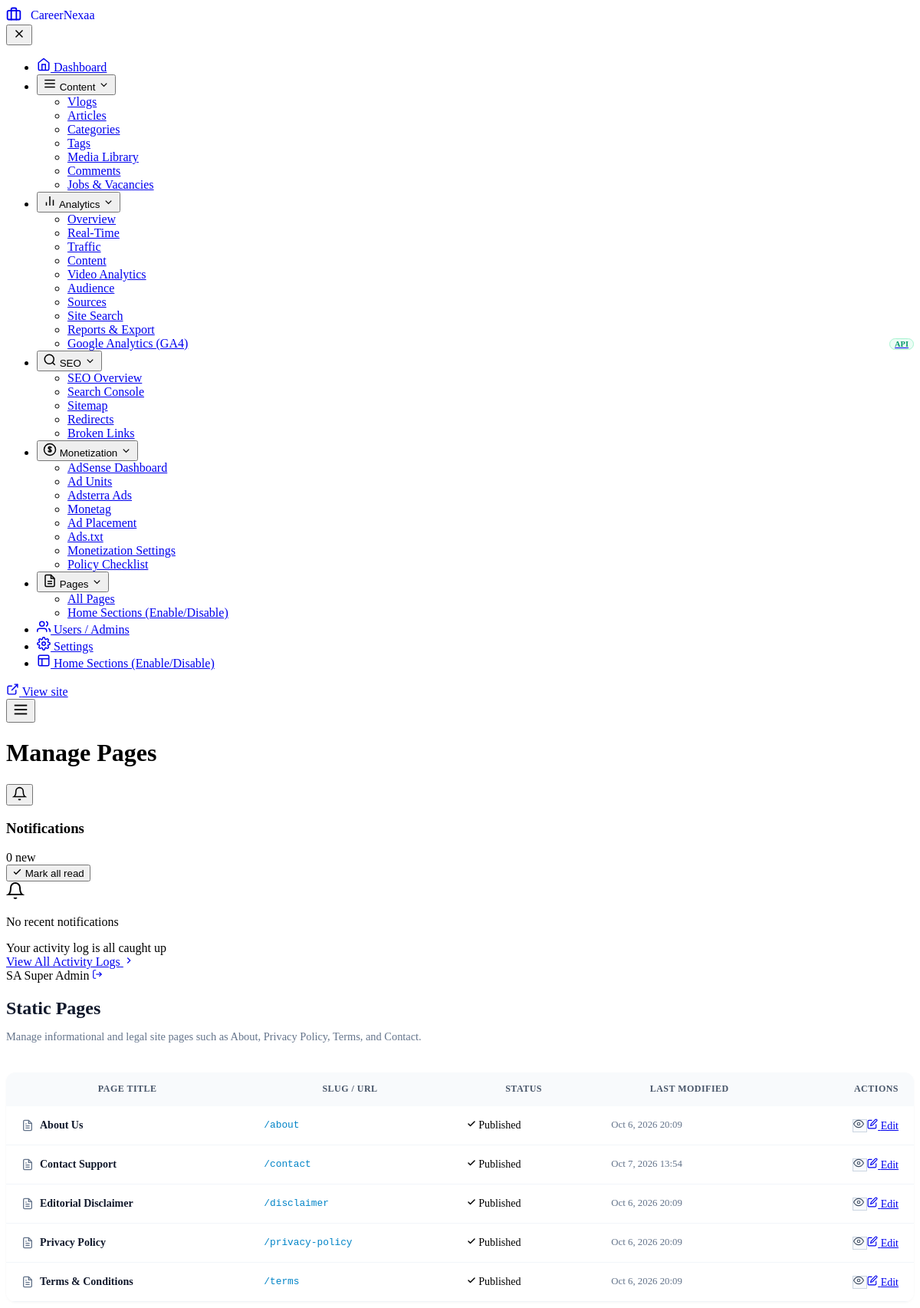
Page /admin/pages/index.php (signed in) on the committed database.
### tables this page shows
CREATE TABLE `pages` (
  `id` int(11) NOT NULL AUTO_INCREMENT,
  `title` varchar(150) NOT NULL,
  `slug` varchar(100) NOT NULL,
  `content` longtext NOT NULL,
  `meta_description` varchar(300) DEFAULT NULL,
  `status` enum('published','draft') NOT NULL DEFAULT 'published',
  `created_at` timestamp NOT NULL DEFAULT current_timestamp(),
  `updated_at` timestamp NOT NULL DEFAULT current_timestamp() ON UPDATE current_timestamp(),
  PRIMARY KEY (`id`),
  UNIQUE KEY `slug` (`slug`)
);

### includes/functions.php (called while the page is built, shortened)
<?php
require_once __DIR__ . '/auth_functions.php';
function h($string) {
    return htmlspecialchars((string)($string ?? ''), ENT_QUOTES, 'UTF-8');
}
function get_page_view_url($slug) {
    $cleanSlug = trim(strtolower((string)$slug));
    $mapping = [
        'about' => 'about',
        'about-us' => 'about',
        'privacy' => 'privacy-policy',
        'privacy-policy' => 'privacy-policy',
        'terms' => 'terms',
        'terms-and-conditions' => 'terms',
        'cookie-policy' => 'cookie-policy',
        'cookies' => 'cookie-policy',
        'disclaimer' => 'disclaimer',
        'contact' => 'contact',
        'contact-us' => 'contact'
    ];
    if (isset($mapping[$cleanSlug])) {
        return BASE_URL . '/' . $mapping[$cleanSlug];
    }
    return BASE_URL . '/page/' . urlencode($cleanSlug);
}

### includes/auth_functions.php (called while the page is built, shortened)
<?php
function is_super_admin($adminId = null) {
    if ($adminId === null) {
        if (!empty($_SESSION['admin_role']) && $_SESSION['admin_role'] === 'superadmin') {
            return true;
        }
        $adminId = $_SESSION['admin_id'] ?? 0;
    }
    $db = getDBConnection();
    $stmt = $db->prepare("SELECT role, status FROM admins WHERE id = ? LIMIT 1");
    $stmt->execute([(int)$adminId]);
    $admin = $stmt->fetch();
    if ($admin && $admin['status'] === 'active' && $admin['role'] === 'superadmin') {
        return true;
    }
    return false;
}

### admin/pages/index.php (the view, shortened to what this page needs)
<?php
require_once __DIR__ . '/../../includes/functions.php';
require_once __DIR__ . '/../../includes/auth_functions.php';
require_once __DIR__ . '/../includes/admin-header.php';
$db = getDBConnection();
$pages = $db->query("SELECT * FROM pages ORDER BY title ASC")->fetchAll(PDO::FETCH_ASSOC);
?>
<div class="admin-page-header" style="display:flex; justify-content:space-between; align-items:center; flex-wrap:wrap; gap:1rem; margin-bottom:1.5rem;">
    <div>
        <h2 style="font-family:var(--admin-heading); font-size:1.5rem; font-weight:800; color:#0f172a; margin-bottom:0.25rem;">
            Static Pages
        </h2>
        <p style="color:#64748b; font-size:0.9rem;">
            Manage informational and legal site pages such as About, Privacy Policy, Terms, and Contact.
        </p>
    </div>
</div>
<div class="admin-card" style="background:#ffffff; border:1px solid var(--admin-border); border-radius:12px; overflow:hidden; box-shadow:0 1px 3px rgba(0,0,0,0.04);">
    <div style="overflow-x:auto;">
        <table class="admin-table" style="width:100%; border-collapse:collapse; font-size:0.875rem;">
            <thead>
                <tr style="background:#f8fafc; border-bottom:1px solid var(--admin-border); color:#475569; font-weight:700; text-transform:uppercase; font-size:0.75rem; letter-spacing:0.04em;">
                    <th style="padding:0.9rem 1.25rem;">Page Title</th>
                    <th style="padding:0.9rem 1.25rem;">Slug / URL</th>
                    <th style="padding:0.9rem 1.25rem;">Status</th>
                    <th style="padding:0.9rem 1.25rem;">Last Modified</th>
                    <th style="padding:0.9rem 1.25rem; text-align:right;">Actions</th>
                </tr>
            </thead>
            <tbody>
                <?php if (empty($pages)): ?>
                <tr>
                    <td colspan="5" style="padding:2.5rem; text-align:center; color:#94a3b8;">
                        No pages registered in the database.
                    </td>
                </tr>
                <?php else: ?>
                    <?php foreach ($pages as $pg): ?>
                    <tr style="border-bottom:1px solid #f1f5f9;">
                        <td style="padding:1rem 1.25rem; font-weight:700; color:#0f172a;">
                            <div style="display:flex; align-items:center; gap:0.5rem;">
                                <?= h($pg['title']) ?>
                            </div>
                        </td>
                        <td style="padding:1rem 1.25rem; font-family:monospace; color:#0284c7; font-size:0.8rem;">
                            <?= h(str_replace(BASE_URL, '', get_page_view_url($pg['slug']))) ?>
                        </td>
                        <td style="padding:1rem 1.25rem; white-space:nowrap;">
                            <span class="admin-status-pill is-<?= $pg['status'] ?> is-static">
                                <?php if ($pg['status'] === 'published'): ?>
                                    <svg width="12" height="12" viewBox="0 0 24 24" fill="none" stroke="currentColor" stroke-width="3" stroke-linecap="round" stroke-linejoin="round"><polyline points="20 6 9 17 4 12"></polyline></svg>
                                    <span>Published</span>
                                <?php else: ?>
                                    <svg width="12" height="12" viewBox="0 0 24 24" fill="none" stroke="currentColor" stroke-width="2.5" stroke-linecap="round" stroke-linejoin="round"><circle cx="12" cy="12" r="10"></circle><polyline points="12 6 12 12 16 14"></polyline></svg>
                                    <span>Draft</span>
                                <?php endif; ?>
                            </span>
                        </td>
                        <td style="padding:1rem 1.25rem; font-size:0.8rem; color:#64748b;">
                            <?= !empty($pg['updated_at']) ? date('M j, Y H:i', strtotime($pg['updated_at'])) : date('M j, Y H:i', strtotime($pg['created_at'])) ?>
                        </td>
                        <td style="padding:1rem 1.25rem; text-align:right;">
                            <div class="admin-action-btn-group">
                                <a href="<?= get_page_view_url($pg['slug']) ?>" target="_blank" class="admin-btn-xs" style="background:#f8fafc; border:1px solid #cbd5e1; color:#475569; text-decoration:none;" title="View Live Page">
                                    <svg width="14" height="14" viewBox="0 0 24 24" fill="none" stroke="currentColor" stroke-width="2"><path d="M1 12s4-8 11-8 11 8 11 8-4 8-11 8-11-8-11-8z"></path><circle cx="12" cy="12" r="3"></circle></svg>
                                </a>
                                <?php if (is_super_admin() || has_permission('pages.edit')): ?>
                                <a href="<?= ADMIN_URL ?>/pages/edit.php?id=<?= $pg['id'] ?>" class="admin-btn-xs btn-edit" title="Edit Page Content">
                                    <svg width="14" height="14" viewBox="0 0 24 24" fill="none" stroke="currentColor" stroke-width="2"><path d="M11 4H4a2 2 0 0 0-2 2v14a2 2 0 0 0 2 2h14a2 2 0 0 0 2-2v-7"></path><path d="M18.5 2.5a2.121 2.121 0 0 1 3 3L12 15l-4 1 1-4 9.5-9.5z"></path></svg>
                                    Edit
                                </a>
                                <?php endif; ?>
                            </div>
                        </td>
                    </tr>
                    <?php endforeach; ?>
                <?php endif; ?>
            </tbody>
        </table>
    </div>
</div>
<?php require_once __DIR__ . '/../includes/admin-footer.php'; ?>

### rows in the picture
pages: title "About Us", slug "/about", status "published" (drawn), updated_at "Oct 6, 2026 20:09"
pages: title "Contact Support", slug "/contact", status "published" (drawn), updated_at "Oct 7, 2026 13:54"
pages: title "Editorial Disclaimer", slug "/disclaimer", status "published" (drawn), updated_at "Oct 6, 2026 20:09"
pages: title "Privacy Policy", slug "/privacy-policy", status "published" (drawn), updated_at "Oct 6, 2026 20:09"
pages: title "Terms & Conditions", slug "/terms", status "published" (drawn), updated_at "Oct 6, 2026 20:09"

### other values in the picture
$adminSiteName "CareerNexaa"
$adminPageTitle "Manage Pages"
$userInitials "SA"
$displayNameClean "Super Admin"
